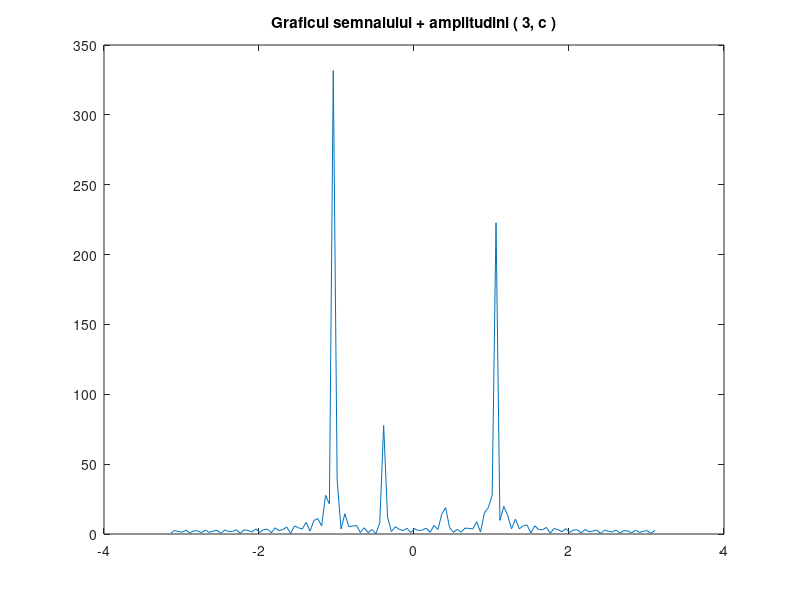

MATLAB code for this plot:
clc ;
close all ;
clear all ; 

N = 300 ;
n = 0 : N - 1 ;

omega = -pi : 0.05 : pi ;
j = sqrt( -1 ) ;

omega1 = pi / 8 ;
omega2 = pi / 3 ;

%Amplitudini
A1 = 0.5 ;
A2 = 2.5 ;

x = A1 * cos( omega1 * n ) + A2 * cos( omega2 * n ) ;
X = abs( x * exp( -j * n' * omega ) ) ;

figure;
plot( omega, X ) ;
title('Graficul semnalului + amplitudini ( 3, c )' ) ;